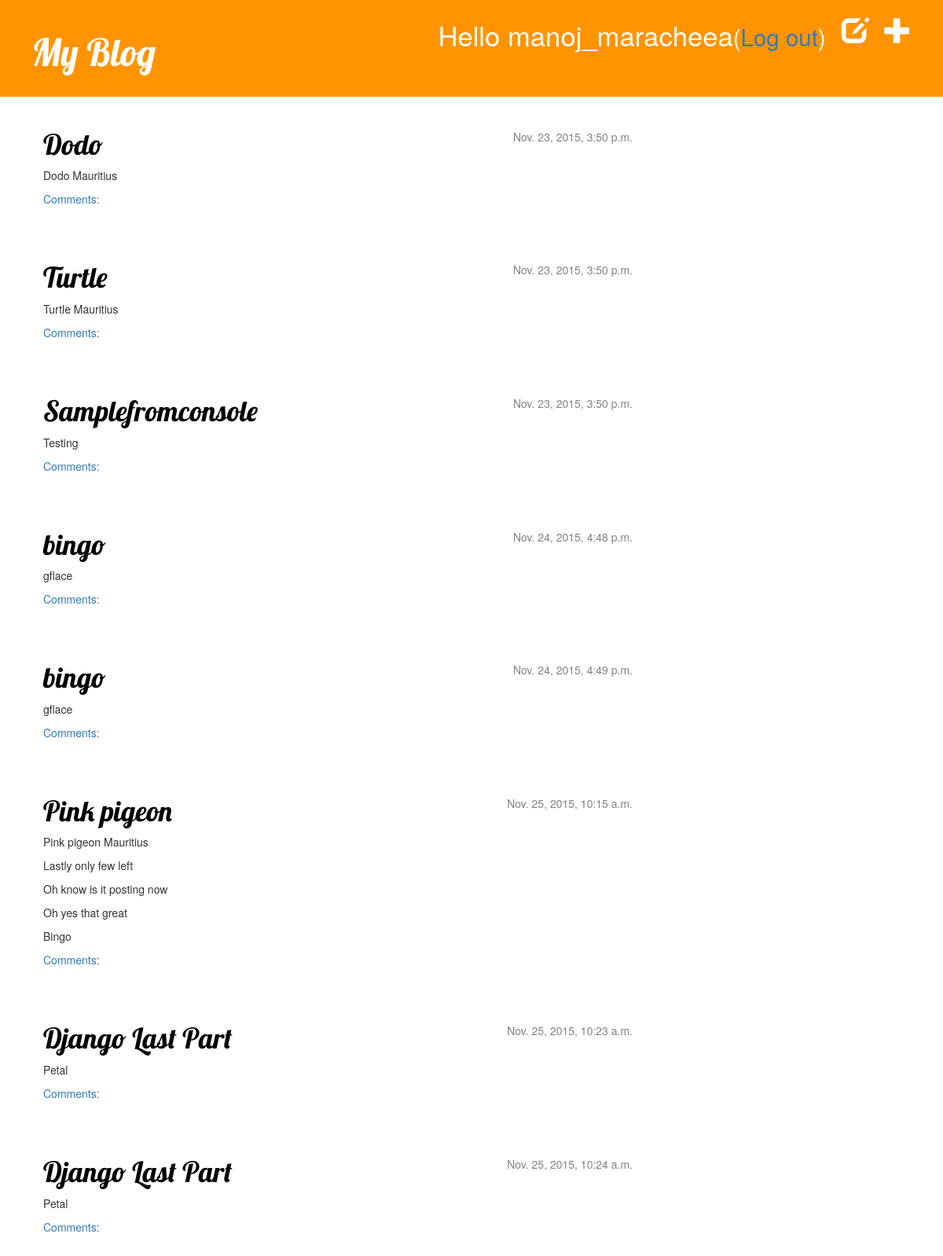
Page / (signed in) on the earlier database version.
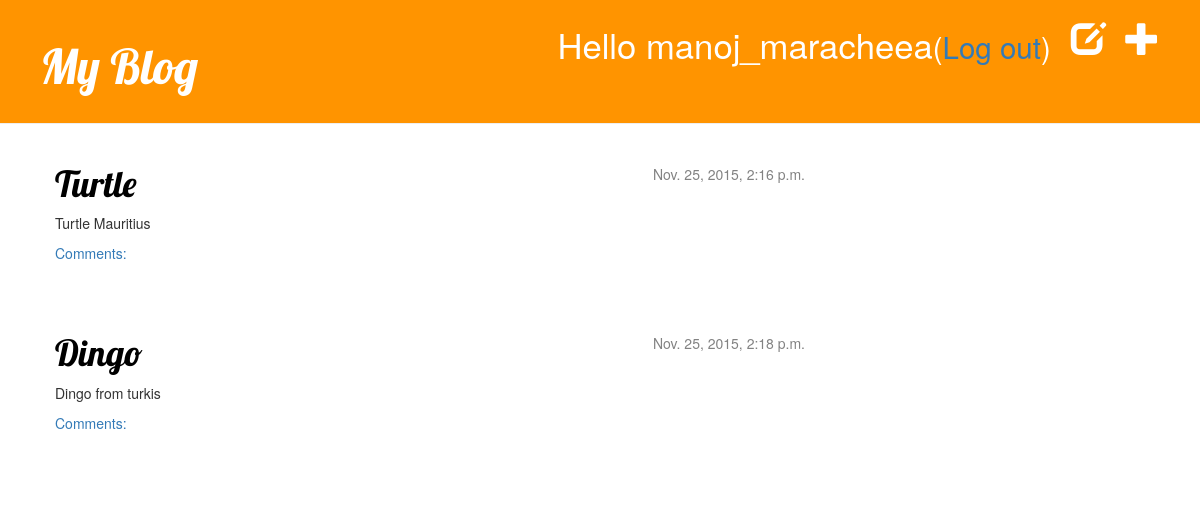
Same page on the later database version.
### blog/models.py (models this page shows, shortened)
class Post(models.Model):
    author = models.ForeignKey('auth.User')
    title = models.CharField(max_length=200)
    text = models.TextField()
    created_date = models.DateTimeField(default = timezone.now)
    published_date = models.DateTimeField(blank = True, null=True)

### blog/views.py (the view)
# urls.py: url(r'^$', views.post_list, name='post_list'),
@login_required
def post_list(request):
    posts = Post.objects.filter(published_date__lte=timezone.now()).order_by('published_date')
    return render(request, 'blog/post_list.html',{'posts':posts})

### blog/templates/blog/post_list.html
{% extends 'blog/base.html' %}
{% block content %}
    {% for post in posts %}
            <div class="post">
                <div class="date">
                    {{ post.published_date }}
                </div>
                <h1><a href="{% url 'post_detail' pk=post.pk %}">{{ post.title }}</a></h1>
                <p>{{ post.text|linebreaks }}</p>
                <a href="{% url "blog.views.post_detail" pk=post.pk %}">Comments: {{ postapproved_comments.count }}</a>
            </div>
    {% endfor %}
{% endblock content %}

### blog/templates/blog/base.html (shortened to what this page needs)
{% load staticfiles %}
<html>
    <head>
        <link rel="stylesheet" href="//maxcdn.bootstrapcdn.com/bootstrap/3.2.0/css/bootstrap.min.css">
        <link rel="stylesheet" href="//maxcdn.bootstrapcdn.com/bootstrap/3.2.0/css/bootstrap-theme.min.css">
        <link rel="stylesheet" href="{% static 'css/blog.css' %}">
    </head>
    <body>
        <div class="page-header">
          {% if user.is_authenticated %}
            <a href="{% url "post_new" %}" class="top-menu"><span class="glyphicon glyphicon-plus"></span></a>
            <a href="{% url "post_draft_list" %}" class="top-menu"><span class="glyphicon glyphicon-edit"></span></a>
            <p class="top-menu">Hello {{ user.username }}<small>(<a href="{% url "django.contrib.auth.views.logout" %}">Log out</a>)</small></p>
         {% else %}
         <a href="{% url "django.contrib.auth.views.login" %}" class="top-menu"><span class="glyphicon glyphicon-lock"></span></a>
         {% endif %}
        <h1><a href="">My Blog</a></h1>
     </div>
     <div class="content container">
            <div class="row">
                <div class="col-md-8">
        {% block content %}
        {% endblock %}
        </div>
    </div>
</div>
    </body>
</html>

### blog/static/css/blog.css (style rules this page uses)
.page-header { background-color: #ff9400; margin-top: 0; padding: 20px 20px 20px 40px; }
.page-header h1, .page-header h1 a, .page-header h1 a:visited, .page-header h1 a:active { color: #ffffff; font-size: 36pt; text-decoration: none; }
.content { margin-left: 40px; }
h1, h2, h3, h4 { font-family: 'Lobster', cursive; }
.date { float: right; color: #828282; }
.top-menu, .top-menu:hover, .top-menu:visited { color: #ffffff; float: right; font-size: 26pt; margin-right: 20px; }
.post { margin-bottom: 70px; }
.post h1 a, .post h1 a:visited { color: #000000; }

Differences in the rows shown:
removed Post: published_date "Nov. 23, 2015, 3:50 p.m.", title "Dodo", text "Dodo Mauritius"
removed Post: published_date "Nov. 23, 2015, 3:50 p.m.", title "Samplefromconsole", text "Testing"
removed Post: published_date "Nov. 24, 2015, 4:48 p.m.", title "bingo", text "gflace"
removed Post: published_date "Nov. 24, 2015, 4:49 p.m.", title "bingo", text "gflace"
removed Post: published_date "Nov. 25, 2015, 10:15 a.m.", title "Pink pigeon", text "Pink pigeon Mauritius Lastly only few left Oh know is it posting now Oh yes that great Bingo"
removed Post: published_date "Nov. 25, 2015, 10:23 a.m.", title "Django Last Part", text "Petal"
removed Post: published_date "Nov. 25, 2015, 10:24 a.m.", title "Django Last Part", text "Petal"
changed Post "Turtle": published_date "Nov. 23, 2015, 3:50 p.m." → "Nov. 25, 2015, 2:16 p.m."
added Post: published_date "Nov. 25, 2015, 2:18 p.m.", title "Dingo", text "Dingo from turkis"
